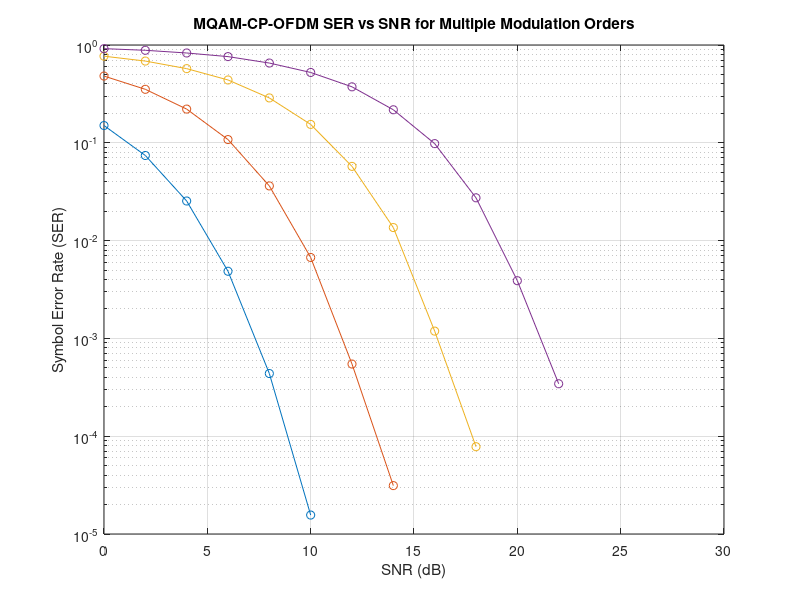

Here is the MATLAB script that generated this plot:
N = 64; % Number of subcarriers
CP_len = 16; % Length of the cyclic prefix
EbN0_db = 0:2:30; % Range of SNR values in dB
numSymbols = 1000; % Number of OFDM symbols

M_values = [4,16,64,256]; % Different modulation orders
SER = zeros(length(EbN0_db), length(M_values)); % Preallocate SER matrix

for mIdx = 1:length(M_values)
    M = M_values(mIdx); % Current modulation order
    
    for idx = 1:length(EbN0_db)
        % Generate random data symbols
        data = randi([0 M-1], N, numSymbols);
        
        % Modulate using M-QAM
        modData = qammod(data, M);
        
        % Convert to time domain using IFFT
        ifftData = ifft(modData, N);
        
        % Add cyclic prefix
        cpData = [ifftData(end-CP_len+1:end, :); ifftData];
        
        % Reshape into a 1D array for transmission
        txSignal = cpData(:);
        
        % Convert Eb/N0 to SNR and add AWGN
        snr = EbN0_db(idx) + 10*log10(log2(M));
        rxSignal = awgn(txSignal, snr, 'measured');
        
        % Reshape back to matrix form
        rxSignal = reshape(rxSignal, N+CP_len, numSymbols);
        
        % Remove cyclic prefix
        rxSignalNoCp = rxSignal(CP_len+1:end, :);
        
        % Convert back to frequency domain using FFT
        fftData = fft(rxSignalNoCp, N);
        
        % Demodulate the received signal
        demodData = qamdemod(fftData, M);
        
        % Calculate the number of symbol errors
        numSymbolErrors = sum(sum(data ~= demodData));
        
        % Compute Symbol Error Rate (SER)
        SER(idx, mIdx) = numSymbolErrors / (N * numSymbols);
    end
end

% Plotting SER vs SNR
figure;
semilogy(EbN0_db, SER, 'o-');
title('MQAM-CP-OFDM SER vs SNR for Multiple Modulation Orders');
xlabel('SNR (dB)');
ylabel('Symbol Error Rate (SER)');
grid on;

